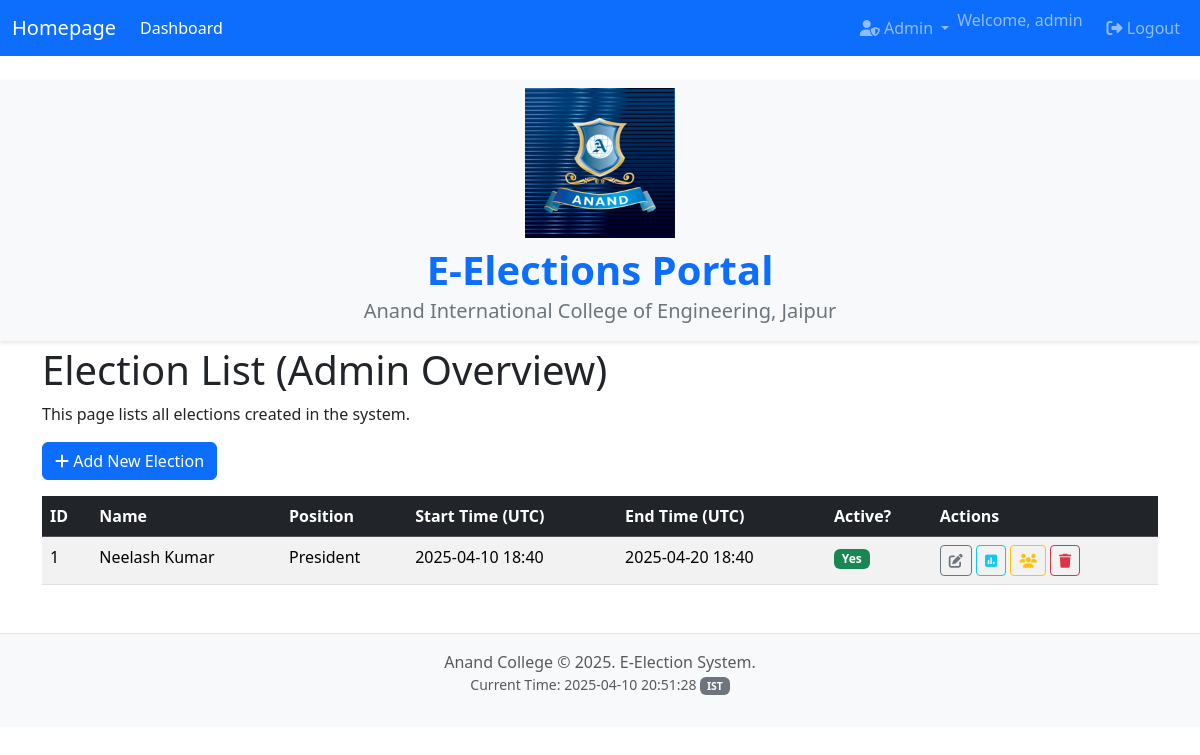
Screenshot of /admin/election_list (signed in) with the database file from the repository.
### models.py (models this page shows, shortened)
class User(UserMixin, db.Model):
    id = db.Column(db.String(50), primary_key=True)  # College ID or unique identifier
    password_hash = db.Column(db.String(256))
    is_admin = db.Column(db.Boolean, default=False)
    has_voted = db.Column(db.Boolean, default=False) # Simple flag - needs refinement for multiple elections/positions

class Election(db.Model):
    id = db.Column(db.Integer, primary_key=True)
    name = db.Column(db.String(100), nullable=False)
    position = db.Column(db.String(100), nullable=False)
    start_time = db.Column(db.DateTime, default=lambda: datetime.datetime.now(datetime.timezone.utc))
    end_time = db.Column(db.DateTime)
    is_active = db.Column(db.Boolean, default=True)

### app.py (the view)
@app.route('/admin/election_list')
@login_required
@admin_required
def admin_election_list():
     elections = Election.query.order_by(Election.start_time.desc()).all()
     just_created = request.args.get('created', False)
     return render_template('admin/election_list.html',
                            title='All Elections',
                            elections=elections,
                            just_created=just_created
                           )

### app.py (called while the page is built)
@login_manager.user_loader
def load_user(user_id):
    return User.query.get(user_id)

def admin_required(f):
    @wraps(f)
    def decorated_function(*args, **kwargs):
        if not current_user.is_admin:
            flash('You need administrator privileges to access this page.', 'danger')
            return redirect(url_for('index'))
        return f(*args, **kwargs)
    return decorated_function

@app.context_processor
def inject_now():
    kolkata_tz = pytz.timezone('Asia/Kolkata')
    now_time = datetime.datetime.now(kolkata_tz)
    return {'now': now_time}

### templates/admin/election_list.html (shortened to what this page needs)
{% extends "base.html" %}
{% block content %}
    <h1>Election List (Admin Overview)</h1>
    <p>This page lists all elections created in the system.</p>
    <div class="mb-3">
        <a href="{{ url_for('manage_elections') }}#add" class="btn btn-primary"><i class="fas fa-plus"></i> Add New Election</a>
    </div>
    <table class="table table-striped table-hover">
        <thead class="table-dark">
            <tr>
                <th>ID</th>
                <th>Name</th>
                <th>Position</th>
                <th>Start Time (UTC)</th>
                <th>End Time (UTC)</th>
                <th>Active?</th>
                <th>Actions</th>
            </tr>
        </thead>
        <tbody>
            {% for election in elections %}
            <tr>
                <td>{{ election.id }}</td>
                <td>{{ election.name }}</td>
                <td>{{ election.position }}</td>
                <td>{{ election.start_time.strftime('%Y-%m-%d %H:%M') if election.start_time else 'N/A' }}</td>
                <td>{{ election.end_time.strftime('%Y-%m-%d %H:%M') if election.end_time else 'N/A' }}</td>
                <td>
                    {% if election.is_active %}
                        <span class="badge bg-success">Yes</span>
                    {% else %}
                        <span class="badge bg-danger">No</span>
                    {% endif %}
                </td>
                <td>
                    <a href="{{ url_for('manage_elections') }}#edit{{ election.id }}" class="btn btn-sm btn-outline-secondary" title="Edit Election"><i class="fas fa-edit"></i></a>
                    <a href="{{ url_for('results', election_id=election.id) }}" class="btn btn-sm btn-outline-info" title="View Results"><i class="fas fa-poll"></i></a>
                    <a href="{{ url_for('manage_candidates', election_id=election.id) }}" class="btn btn-sm btn-outline-warning" title="Manage Candidates"><i class="fas fa-users"></i></a>
                    <button type="button" class="btn btn-sm btn-outline-danger" title="Delete Election" data-bs-toggle="modal" data-bs-target="#deleteModal{{ election.id }}"><i class="fas fa-trash"></i></button>
                </td>
            </tr>
            {% else %}
            <tr>
                <td colspan="7" class="text-center">No elections found.</td>
            </tr>
            {% endfor %}
        </tbody>
    </table>
{% endblock %}

### templates/base.html (shortened to what this page needs)
<!doctype html>
<html lang="en">
<head>
  <link href="https://cdn.jsdelivr.net/npm/bootstrap@5.3.3/dist/css/bootstrap.min.css" rel="stylesheet">
  <link rel="stylesheet" href="https://cdnjs.cloudflare.com/ajax/libs/font-awesome/6.5.1/css/all.min.css" />
  <link rel="stylesheet" href="{{ url_for('static', filename='css/style.css') }}">
</head>
<body>
  <nav class="navbar navbar-expand-lg navbar-dark bg-primary mb-4">
    <div class="container-fluid">
      <a class="navbar-brand" href="{{ url_for('index') }}">Homepage</a>
      <div class="collapse navbar-collapse" id="navbarNav">
        <ul class="navbar-nav me-auto mb-2 mb-lg-0">
          {% if current_user.is_authenticated %}
            <li class="nav-item">
              <a class="nav-link active" aria-current="page" href="{{ url_for('index') }}">Dashboard</a>
            </li>
          {% endif %}
        </ul>
        <ul class="navbar-nav ms-auto mb-2 mb-lg-0">
           {% if current_user.is_authenticated %}
              {% if current_user.is_admin %}
               <li class="nav-item dropdown">
                  <a class="nav-link dropdown-toggle" href="#" id="adminDropdown" role="button" data-bs-toggle="dropdown" aria-expanded="false">
                    <i class="fas fa-user-shield"></i> Admin
                  </a>
                </li>
              {% endif %}
              <li class="nav-item">
                 <span class="navbar-text me-3">
                   Welcome, {{ current_user.id }}
                 </span>
              </li>
              <li class="nav-item">
                <a class="nav-link" href="{{ url_for('logout') }}"><i class="fas fa-sign-out-alt"></i> Logout</a>
              </li>
           {% endif %}
        </ul>
      </div>
    </div>
  </nav>
  <div class="text-center py-2 college-logo-header">
    <img src="{{ url_for('static', filename='images/anand.jpg') }}" alt="Anand College Logo" height="150">
    <h1 class="mt-2 college-title">E-Elections Portal</h1>
    <h5 class="college-subtitle">Anand International College of Engineering, Jaipur</h5>
  </div>
  <main class="container">
    {% block content %}
    {% endblock %}
  </main>
  <footer class="mt-5 py-3 bg-light text-center">
      <div class="container">
          <span class="text-muted">Anand College &copy; {{ now.year if now else 2025 }}. E-Election System.</span>
          <p class="text-muted small">Current Time: {{ now.strftime('%Y-%m-%d %H:%M:%S') if now else 'N/A' }} <span class="badge bg-secondary">{{ now.tzname() if now else 'UTC' }}</span></p>
      </div>
  </footer>
</body>
</html>

### static/css/style.css (style rules this page uses)
body { padding-bottom: 20px; }
.college-logo-header { background-color: #f8f9fa; padding: 15px 0; box-shadow: 0 2px 4px rgba(0,0,0,0.1); margin-bottom: 5px; }
.college-title { font-size: 2.5rem; font-weight: bold; color: #0d6efd; margin-top: 10px; margin-bottom: 5px; }
.college-subtitle { color: #6c757d; font-weight: normal; margin-bottom: 10px; }
footer { margin-top: 50px; padding: 20px 0; border-top: 1px solid #e5e5e5; }

### rows the page displays
User: id "admin"
Election: id "1", name "Neelash Kumar", position "President", start_time "2025-04-10 18:40", end_time "2025-04-20 18:40", is_active "Yes"
